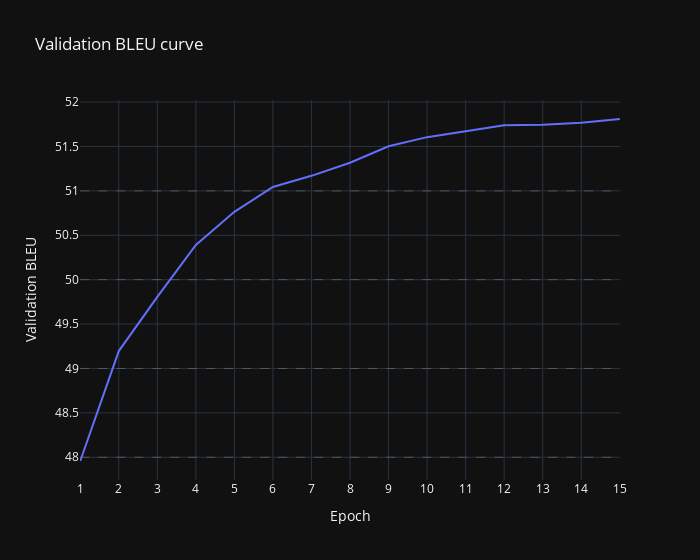

Notebook cell for this chart:
### Markdown cell above
### Experiment 1: Initial linear

### Code cell
losses = [47.9579, 49.1962, 49.8059, 50.3917, 50.7639, 51.0444, 51.1695, 51.3172, 51.5025, 51.6052, 51.6721, 51.7399,
          51.7445, 51.7665, 51.8095]
scale_values = [i for i in range(48, 52, 1)]
plot_training_evolution_curve(losses, scale_values)

### Figure 1 — Plotly figure (JSON) as saved in the notebook; plotly's stock layout.template omitted (floating-point values rounded to 4 significant figures)
{"data": [{"mode": "lines", "name": "Validation BLEU", "x": [1, 2, 3, 4, 5, 6, 7, 8, 9, 10, 11, 12, 13, 14, 15], "y": [47.96, 49.2, 49.81, 50.39, 50.76, 51.04, 51.17, 51.32, 51.5, 51.61, 51.67, 51.74, 51.74, 51.77, 51.81], "type": "scatter"}], "layout": {"shapes": [{"line": {"color": "gray", "dash": "dash", "width": 0.5}, "type": "line", "x0": 1, "x1": 15, "y0": 48, "y1": 48}, {"line": {"color": "gray", "dash": "dash", "width": 0.5}, "type": "line", "x0": 1, "x1": 15, "y0": 49, "y1": 49}, {"line": {"color": "gray", "dash": "dash", "width": 0.5}, "type": "line", "x0": 1, "x1": 15, "y0": 50, "y1": 50}, {"line": {"color": "gray", "dash": "dash", "width": 0.5}, "type": "line", "x0": 1, "x1": 15, "y0": 51, "y1": 51}], "xaxis": {"title": {"text": "Epoch"}, "dtick": 1}, "yaxis": {"title": {"text": "Validation BLEU"}}, "title": {"text": "Validation BLEU curve"}, "width": 700}}
